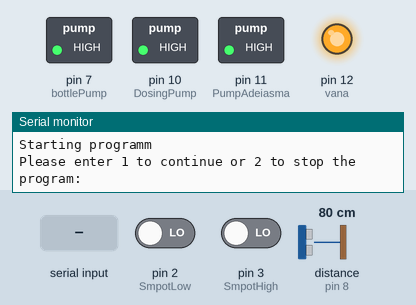
Simulated run of this sketch. Board: Arduino Uno, built with avr-gcc and run on an emulated ATmega328P. Shown: switched loads named in the sketch (green lamp = pin HIGH), output pins drawn as LEDs (lit = HIGH), the last lines printed to the serial monitor. The inputs (shaded band) are chosen by the test bench; at power-on: pin 3 (SmpotHigh) LOW, pin 2 (SmpotLow) LOW, distance to the obstacle (sensor on pin 8) 80 cm. The echo pulse lasts 58.3 µs per cm; pins used as bus, display or sensor lines are not drawn.

Above: at 1.2 s.
1.3 s: "90,45\n" received over Serial
3.8 s: "1\n" received over Serial
6.8 s: "1\n" received over Serial
At 7.6 s:
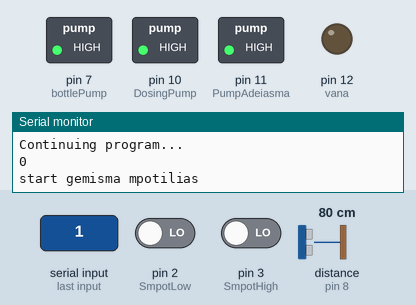
8.3 s: pin 3 (SmpotHigh) driven HIGH
At 10.7 s:
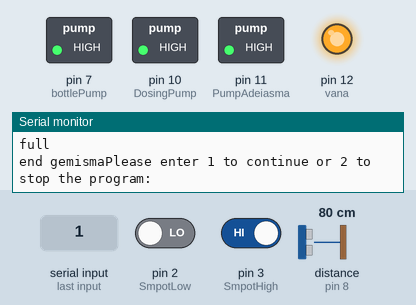
11.3 s: "1\n" received over Serial
At 12.7 s:
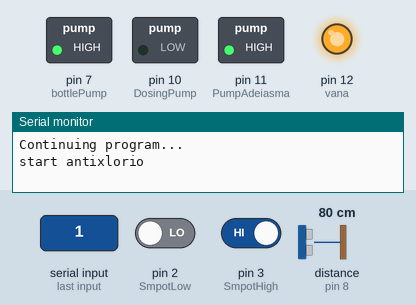
Timing chart, 0 to 14.6 s (numbered marks = the images above; inputs shaded):
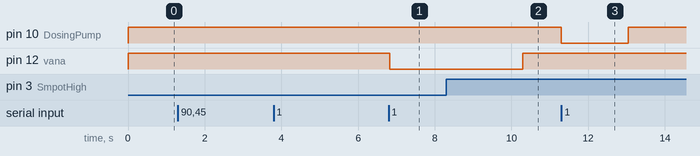

The sketch:

water_change.v03_WORKING.ino
```cpp
/*
TO DO:
FIX ULTRASONIC
FIX GEMISMA ERROR
*/


#define bottlePump 7
#define PumpAdeiasma 11
#define DosingPump 10
#define vana 12
#define SmpotLow 2
#define SmpotHigh 3
#define trigPin 9
#define echoPin 8

const int numMeasurements = 5;      // Number of measurements for the median filter
int remainder = 0;                  // variable to determine median position
int numValidMeasurements = 0;       // Number of valid measurements taken
int waterMpotHigh = 0;              // value of mpotilia high water sensor
int antixloDelay = 1750;            // delay for antixlorio drop
int mpotiliaLow = 0;                // value of mpotilia low water sensor
int time1 = 0;                      // variable to calculate 10 min delay
int time2 = 0;                      // variable to calculate 10 min delay
float validMeasurements[numMeasurements]; // Array to store valid measurements
float measurements[numMeasurements]; // Array to store measurements
float finalDistance = 0;            // variable to store after all ultrasonic measurements processing
float distance;                     // variable where the distance of the measured object is stored
float UL = 6.5;                       // upper limit for water of aquarium
float SL;                           // level of water at start
float BL;                           // level of water that will be removed
long duration;                      // variable where the the reflection time of the ultrasound is stored
bool adeiasmaTelos = false;         // variable to control when mpotilia emptying is finished
bool gemismaMpotiliasTelos = false; // variable to control if mpotilia is full
bool gemismaTankTelos = false;      // variable to control if tank is full
bool dontstart = false;             // variable to stop program if something wasn't correct

void setup()
{
  pinMode(bottlePump, OUTPUT);
  pinMode(PumpAdeiasma, OUTPUT);
  pinMode(DosingPump, OUTPUT);
  pinMode(vana, OUTPUT);
  pinMode(SmpotLow, INPUT);
  pinMode(SmpotHigh, INPUT);
  pinMode(trigPin, OUTPUT);
  pinMode(echoPin, INPUT);
  digitalWrite(bottlePump, HIGH);
  digitalWrite(PumpAdeiasma, HIGH);
  digitalWrite(DosingPump, HIGH);
  digitalWrite(vana, HIGH);
  Serial.begin(9600);
}

void loop()
{
  //-----------------------------------------
  Serial.flush();
  Serial.println("Starting programm");
  serial_wait();
  firstMeasurement();
  SL = finalDistance;
  BL = SL + 6;
  Serial.println("--- NEW START ---");
  Serial.println("Distance is:"+ String(SL));
  Serial.println("Mpotilia up sensor is:"+String(digitalRead(SmpotHigh)));
  Serial.println("Mpotilia low sensor is:"+String(digitalRead(SmpotLow)));
  goto skip;
  serial_wait();
  check_one();
  gemismaMpotilias();
  Serial.println("--- END GEMISMA 1 ---");
  serial_wait();
  antixlo();
  Serial.println("--- END ANTIXLO 1 ---");
  serial_wait();
  time1 = millis();
  adeiasma();
  Serial.println("--- END ADEISMA ---");
  Serial.flush();
  check_two();
  time2 = millis() - time1;
  Serial.print("Start delay: "+String(((600000 - time2) / 1000) / 60));
  delay(600000 - time2);
  Serial.print("End 10 min delay");
  serial_wait();
  waterToTank(); // first bottle
  check_three();
  skip:
  serial_wait();
  gemismaMpotilias();
  serial_wait();
  antixlo();
  delay(600000);
  serial_wait();
  waterToTank();
  Serial.flush();
  metrhshUltarsonic();
  Serial.print("Final water level = "+String(finalDistance));
  Serial.flush();
  delay(50);
  exit(0);
}
//---------------------------------------------------------------------------------------------------------------
void serial_wait()
{
  Serial.println("Please enter 1 to continue or 2 to stop the program:");
  while (true)
  {
    if (Serial.available() > 0)
    {
      int input = Serial.parseInt();
      if (input == 1)
      {
        Serial.println("Continuing program...");
        break;
      }
      else if (input == 2)
      {
        Serial.println("Stopping program...");
        delay(50);
        exit(0);
      }
      else
      {
        Serial.println("Invalid input. Please enter 1 to continue or 2 to stop the program:");
      }
    }
  }
}
//---------------------------------------------------------------------------------------------------------------
void check_one()
{
  metrhshUltarsonic();
  if (SL < UL or SL > finalDistance + 2)
  {
    dontstart = true;
    if (SL < UL)
    {
      Serial.println("Water level too high");
    }
    else if (SL > 9.5)
    {
      Serial.println("Water level too low");
    }
  }
}
//---------------------------------------------------------------------------------------------------------------
void check_three()
{
  metrhshUltarsonic();
  if (finalDistance - 3 < UL)
  {
    Serial.println("Too much water would be added");
    dontstart = true;
  }
}
//---------------------------------------------------------------------------------------------------------------
void check_two()
{
  metrhshUltarsonic();
  if (finalDistance < SL + 5.5)
  {
    Serial.println("Not enough water removed");
    dontstart = true;
  }
}
//-----------------------------------------------------------------------------------------------------------------
void firstMeasurement(){
 for (int i = 0; i < numMeasurements; i++)
  {
    delay(500);
    digitalWrite(trigPin, LOW);
    delayMicroseconds(2);
    digitalWrite(trigPin, HIGH);
    delayMicroseconds(10);
    digitalWrite(trigPin, LOW);
    duration = pulseIn(echoPin, HIGH);
    distance = duration * 0.034 / 2;
    measurements[i] = distance; // Store the measurement in the array
    //Serial.println(String(i) + ": " + String(measurements[i]));
  }
  for (int j = 0; j < numMeasurements; ++j) {
    for (int p = j + 1; p < numMeasurements; ++p) {
      if (measurements[j] > measurements[p]) {
        float temp = measurements[j];
        measurements[j] = measurements[p];
        measurements[p] = temp;
      }
    }
  }
  int remainder = numMeasurements % 2;
  if (remainder != 0) {
    finalDistance = measurements[(numMeasurements / 2) + 1];
  }
  else {
    finalDistance = measurements[numMeasurements / 2];
  }
  Serial.println("First median is:" + String(finalDistance));
}
//-----------------------------------------------------------------------------------------------------------------
void metrhshUltarsonic()
{
  for (int i =0; i< numValidMeasurements;i++){
    validMeasurements[i] = 0;
  }
  numValidMeasurements=0;
  for(int i = 0;i < numMeasurements; i++){
    measurements[i] = 0;
  }
  for (int i = 0; i < numMeasurements; i++)
  {
    delay(500);
    digitalWrite(trigPin, LOW);
    delayMicroseconds(2);
    digitalWrite(trigPin, HIGH);
    delayMicroseconds(10);
    digitalWrite(trigPin, LOW);
    duration = pulseIn(echoPin, HIGH);
    distance = duration * 0.034 / 2;
    measurements[i] = distance; // Store the measurement in the array
    //Serial.println(String(i) + ": " + String(measurements[i]));
  }
  for (int k = 0; k < numMeasurements;++k) {
    if (measurements[k] > SL - 0.5 and measurements[k] < BL + 0.5) {
      numValidMeasurements++;
      int number = numValidMeasurements;
      validMeasurements[numValidMeasurements] = measurements[k];
    }
  }
  for (int j = 0; j < numValidMeasurements; ++j) {
    for (int p = j + 1; p < numValidMeasurements; ++p) {
      if (validMeasurements[j] > validMeasurements[p]) {
        float temp = validMeasurements[j];
        validMeasurements[j] = validMeasurements[p];
        validMeasurements[p] = temp;
      }
    }
  }
  if (numValidMeasurements != 0) {
    int remainder = numValidMeasurements % 2;
    if (remainder != 0) {
      finalDistance = validMeasurements[int((numValidMeasurements / 2)) + 1];
    }
    else {
      finalDistance = validMeasurements[int(numValidMeasurements / 2)];
    }
    Serial.println("Median is: " + String(finalDistance));
  }
  else{
    Serial.println("No valid measurements");
  }
}
//----------------------------------------------------------------------------------------------------------------
void adeiasma()
{
  if (not dontstart)
  {
    Serial.println("Water starting level is:"+String(SL));
    Serial.println("start adeiasma");
    while (adeiasmaTelos == false)
    {
      metrhshUltarsonic();
      delay(2000);
      digitalWrite(PumpAdeiasma, LOW);
      if (finalDistance >= BL)
      {
        adeiasmaTelos = true;
        Serial.println("Final distance is:"+String(finalDistance));
      }
    }
    digitalWrite(PumpAdeiasma, HIGH);
    Serial.println("End adeiasma");
  }
}
//------------------------------------------------------------------------------------------------------------------
void gemismaMpotilias()
{
    if (not dontstart)
  {
    Serial.println(digitalRead(SmpotHigh));
    gemismaMpotiliasTelos = false;
    Serial.flush();
    Serial.println("start gemisma mpotilias");
    while (gemismaMpotiliasTelos == false)
    {
      digitalWrite(vana, LOW);
      int MpotHigh = digitalRead(SmpotHigh);
      if (MpotHigh == HIGH)
      {
        Serial.println("full");
        gemismaMpotiliasTelos = true;
        delay(2000);
      }
    }
    digitalWrite(vana, HIGH);
    Serial.print("end gemisma");
    Serial.flush();
  }
}
//------------------------------------------------------------------------------------------------------------------
void antixlo()
{
  if (not dontstart)
  {
    if (gemismaMpotiliasTelos = true)
    {
      Serial.println("start antixlorio");
      digitalWrite(DosingPump, LOW);
      delay(antixloDelay);
      digitalWrite(DosingPump, HIGH);
      Serial.println("end antixlorio");
    }
  }
}
//------------------------------------------------------------------------------------------------------------------
void waterToTank()
{
  if (not dontstart)
  {
    gemismaTankTelos = false;
    Serial.println("Start water to tank");
    while (gemismaTankTelos == false and dontstart == false)
    {
      mpotiliaLow = digitalRead(SmpotLow);
      digitalWrite(bottlePump, LOW);
      if (digitalRead(SmpotLow) == LOW)
      {
        gemismaTankTelos = true;
      }
    }
    digitalWrite(bottlePump, HIGH);
    Serial.println("End water to tank");

  }
}
```

Measured:
- after the input at 6.8 s, pin 12 (vana): HIGH → LOW at once
- after the input at 8.3 s, pin 12 (vana): LOW → HIGH after 2.0 s
- after the input at 11.3 s, pin 10 (DosingPump): HIGH → LOW at once, → HIGH 1.8 s later
